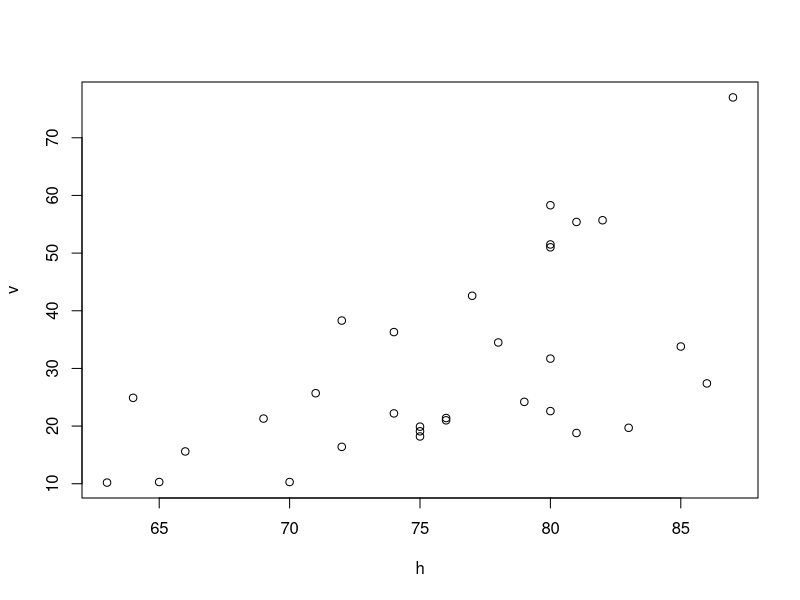

Here is the R script that generated this plot:
data(trees)
head(trees) #shows the first few rows of dataset trees
h <- trees$Height #vector
v <- trees$Volume #vector
#What are the outputs of summary(h) and factor(h)?
table(h)
summary(h)
#Compute Compute the sample means mean() and variances var() for both vectors
mean_h <- mean(h)
mean_v <- mean(v)

print(mean_h)
print(mean_v)
var(h)
var(v)
plot(h,v)